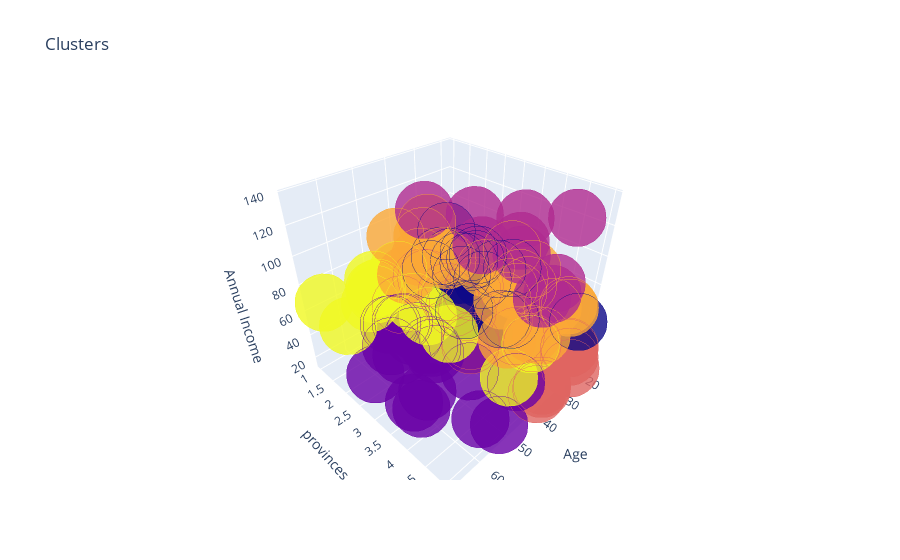

The cell this chart's notebook holds for it:
### Code cell
# pick 6, as 6 onwards, it reach lowest y axis (50000) and decrease are slow after 6

# get 6 clusters that best represent the group
algorithm = (KMeans(n_clusters = 6 ,init='k-means++', n_init = 10 ,max_iter=300, 
                        tol=0.0001,  random_state= 111  , algorithm='elkan') )
algorithm.fit(X3)
labels3 = algorithm.labels_
centroids3 = algorithm.cluster_centers_


# plot result in 3d graph
import plotly as py
import plotly.graph_objs as go



df['label3'] =  labels3
trace1 = go.Scatter3d(
    x= df['Age'],
    y= df['provinces'],
    z= df['Annual Income (k$)'],
    mode='markers',
     marker=dict(
        color = df['label3'], 
        size= 20,
        line=dict(
            color= df['label3'],
            width= 12
        ),
        opacity=0.8
     )
)
data = [trace1]
layout = go.Layout(
#     margin=dict(
#         l=0,
#         r=0,
#         b=0,
#         t=0
#     )
    title= 'Clusters',
    scene = dict(
            xaxis = dict(title  = 'Age'),
            yaxis = dict(title  = 'provinces'),
            zaxis = dict(title  = 'Annual Income')
        )
)
fig = go.Figure(data=data, layout=layout)
py.offline.iplot(fig)

### Figure 1 — Plotly figure (JSON) as saved in the notebook; plotly's stock layout.template omitted (floating-point values rounded to 4 significant figures)
{"data": [{"marker": {"color": [3, 3, 3, 3, 3, 3, 3, 3, 1, 3, 3, 1, 1, 3, 1, 3, 3, 1, 3, 3, 1, 3, 3, 1, 3, 1, 3, 3, 1, 3, 1, 1, 1, 0, 1, 1, 1, 1, 0, 1, 1, 1, 0, 5, 0, 5, 0, 5, 0, 0, 5, 5, 0, 0, 5, 5, 5, 0, 0, 0, 5, 0, 0, 0, 5, 5, 4, 0, 0, 4, 5, 4, 4, 4, 4, 4, 4, 4, 4, 4, 5, 4, 4, 4, 4, 4, 4, 4, 4, 4, 4, 2, 2, 2, 2, 2, 2, 2, 2, 2, 2], "line": {"color": [3, 3, 3, 3, 3, 3, 3, 3, 1, 3, 3, 1, 1, 3, 1, 3, 3, 1, 3, 3, 1, 3, 3, 1, 3, 1, 3, 3, 1, 3, 1, 1, 1, 0, 1, 1, 1, 1, 0, 1, 1, 1, 0, 5, 0, 5, 0, 5, 0, 0, 5, 5, 0, 0, 5, 5, 5, 0, 0, 0, 5, 0, 0, 0, 5, 5, 4, 0, 0, 4, 5, 4, 4, 4, 4, 4, 4, 4, 4, 4, 5, 4, 4, 4, 4, 4, 4, 4, 4, 4, 4, 2, 2, 2, 2, 2, 2, 2, 2, 2, 2], "width": 12}, "opacity": 0.8, "size": 20}, "mode": "markers", "type": "scatter3d", "x": [21, 20, 23, 35, 37, 22, 35, 20, 52, 35, 35, 46, 54, 29, 45, 40, 23, 49, 21, 20, 65, 24, 31, 49, 24, 50, 29, 31, 49, 31, 59, 50, 51, 27, 53, 67, 54, 63, 18, 68, 47, 60, 26, 45, 23, 49, 38, 48, 22, 34, 50, 40, 20, 23, 49, 66, 65, 38, 19, 18, 51, 27, 23, 31, 43, 59, 39, 25, 20, 32, 57, 28, 28, 32, 34, 43, 38, 47, 30, 30, 56, 29, 19, 36, 42, 36, 32, 40, 28, 52, 27, 37, 32, 29, 41, 36, 32, 33, 35, 32, 32], "y": [5, 1, 2, 3, 5, 4, 5, 3, 5, 3, 5, 2, 2, 2, 2, 1, 5, 3, 2, 2, 4, 5, 2, 4, 5, 3, 1, 4, 2, 1, 5, 2, 3, 1, 2, 4, 2, 4, 1, 3, 5, 3, 2, 2, 1, 1, 3, 1, 5, 4, 5, 1, 2, 2, 1, 2, 1, 4, 2, 3, 3, 2, 2, 3, 5, 2, 5, 3, 1, 2, 2, 5, 4, 4, 2, 5, 4, 2, 1, 3, 4, 5, 3, 4, 2, 5, 4, 1, 1, 5, 4, 5, 3, 1, 5, 5, 4, 4, 3, 4, 5], "z": [15, 16, 16, 19, 20, 20, 21, 21, 23, 23, 24, 25, 28, 28, 28, 29, 29, 33, 33, 37, 38, 38, 39, 39, 39, 40, 40, 40, 42, 43, 43, 43, 44, 46, 46, 47, 47, 48, 48, 48, 49, 50, 54, 54, 54, 54, 54, 54, 57, 58, 58, 60, 61, 62, 62, 63, 63, 64, 64, 65, 67, 67, 70, 70, 71, 71, 71, 72, 73, 73, 75, 76, 77, 77, 78, 78, 78, 78, 78, 78, 79, 79, 81, 85, 86, 87, 87, 87, 87, 88, 88, 97, 97, 98, 99, 103, 103, 113, 120, 126, 137]}], "layout": {"scene": {"xaxis": {"title": {"text": "Age"}}, "yaxis": {"title": {"text": "provinces"}}, "zaxis": {"title": {"text": "Annual Income"}}}, "title": {"text": "Clusters"}}}
